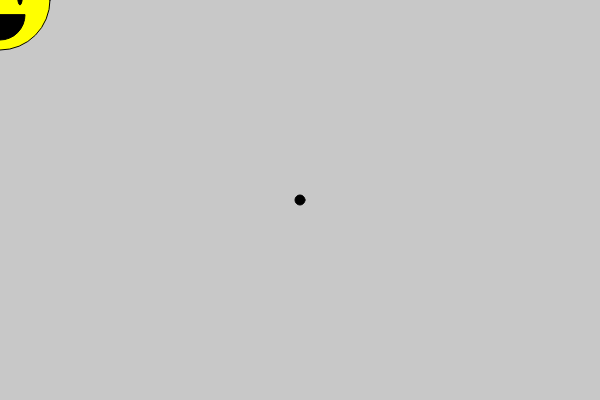
Frame 1 (no input)
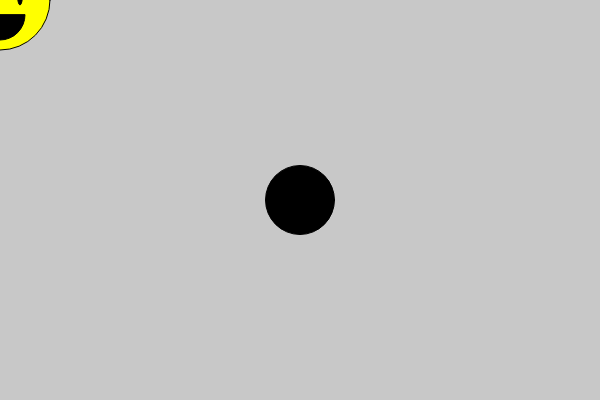
Frame 60 (no input)
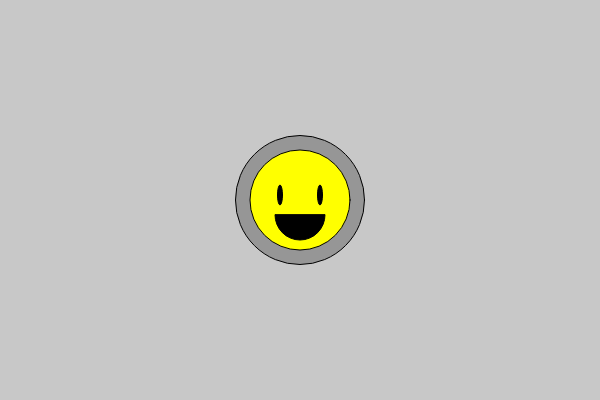
Frame 120 (the mouse pressed at the canvas centre since frame 60)

The p5.js sketch that drew these frames (run headless with seeded random() and noise() and a simulated clock; from frame 60 on, the mouse is pressed at the canvas centre):

// p5.js sketch
// ── sketch.js
var d = 10;
var col = 0;
//var x = 10;


function setup() {
  createCanvas(600, 400);


}

function draw() {

  background(200, 200, 200);
  col = mouseX;
  fill(col/2);
  ellipse(width/2, height/2, d, d);

  smile();





  d++;
}


function smile () {
push();
fill (255, 255, 0);
ellipse (mouseX, mouseY, 100, 100);
fill (0, 0, 0);
ellipse (mouseX-20, mouseY-5, 5, 20);
ellipse (mouseX+20, mouseY-5, 5, 20);
arc(mouseX, mouseY+15, 50, 50, 0, PI, CHORD);
pop();

}
